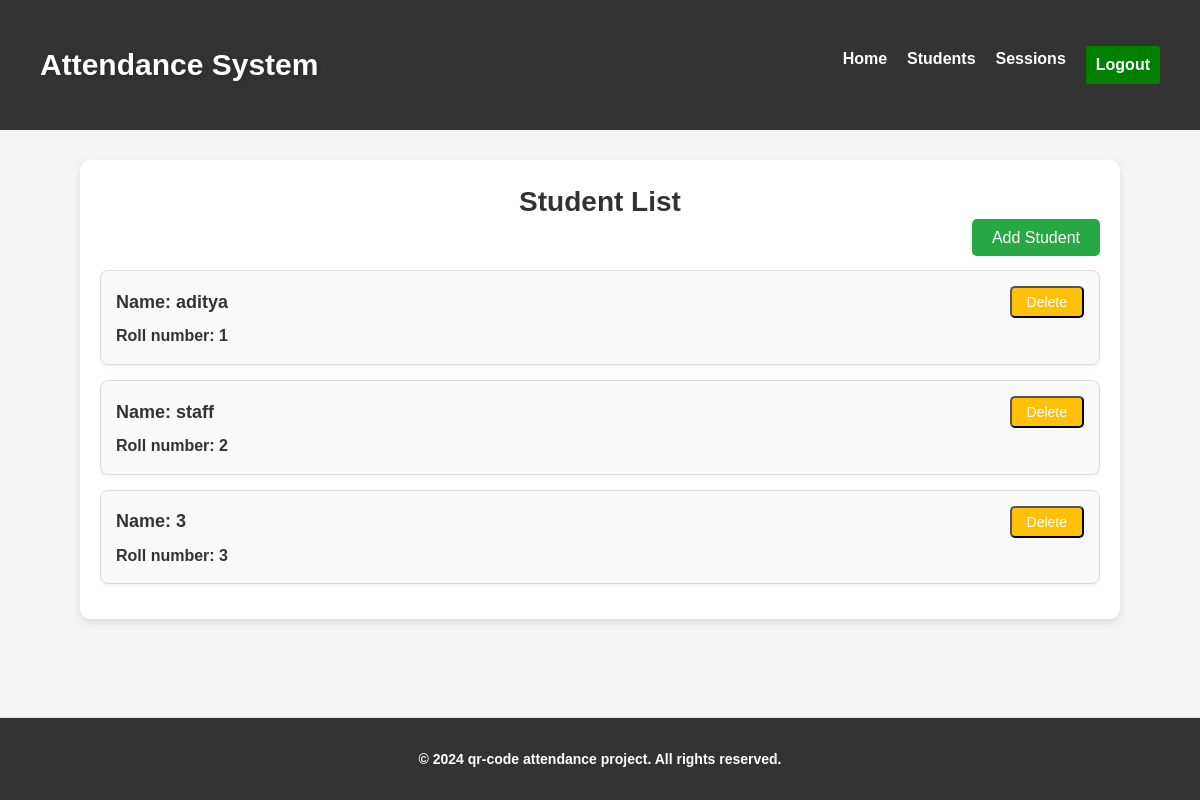
/manage_student/, run on the app's committed database.
### administration/models.py (models this page shows, shortened)
class Student(models.Model):
    name = models.CharField(max_length=100)
    email = models.EmailField(unique=True)
    roll_number = models.CharField(max_length=20, unique=True)
    created_at = models.DateTimeField(auto_now_add=True)
    mac_address=models.CharField(max_length=17,blank=True,null=True)

### administration/views.py (the view)
# urls.py: path('manage_student/', views.manage_student, name='manage_student'),
def manage_student(req):
    student_count = Student.objects.count()
    students = Student.objects.all()
    return render(req,'administration/manage_student.html',{'student_count': student_count,
        'students': students,})

### administration/templates/administration/manage_student.html (shortened to what this page needs)
{% extends "administration/base.html" %}
{% block content %}
    <div class="student-list-container">
        <h2>Student List</h2>
        <div class="student-actions">
            <a href="{% url 'add_student' %}" class="btn btn-primary">Add Student</a>
        </div>
        <div class="student-list">
            {% if students %}
                <ul>
                    {% for student in students %}
                    <li class="student-item">
                        <div class="student-info">
                            <div class="student-name">
                                <strong>Name: {{ student.name}}</strong>
                                <form action="{% url 'delete_student' student.id %}" method="POST" style="display:inline;">
                                    <button type="submit" class="btn btn-edit" onclick="return confirm('Are you sure you want to delete this student?')">Delete</button>
                                </form>
                            </div>
                            <div class="student-attendance">
                               <strong>Roll number: {{ student.roll_number }}</stong>
                            </div>
                        </div>
                    </li>
                    {% endfor %}
                </ul>
            {% else %}
                <p>No students found.</p>
            {% endif %}
        </div>
    </div>
    <footer class="footer">
        <p>&copy; 2024 qr-code attendance project. All rights reserved.</p>
    </footer>
{% endblock %}

### administration/templates/administration/manage_student.html (style rules this page uses)
.footer { background-color: #333; text-align: center; font-size: 14px; color: #fff; border-top: 1px solid #ddd; margin-top: 20px; }
.student-list-container { margin: 30px auto; padding: 20px; max-width: 1000px; background-color: #ffffff; border-radius: 10px; box-shadow: 0 4px 8px rgba(0, 0, 0, 0.1); font-family: 'Arial', sans-serif; }
h2 { font-size: 28px; color: #333; text-align: center; margin-bottom: 20px; }
.student-actions { text-align: right; margin-bottom: 20px; }
.student-actions .btn { padding: 10px 20px; background-color: #28a745; color: white; text-decoration: none; border-radius: 5px; font-size: 16px; }
.student-list ul { list-style: none; padding: 0; margin: 0; }
.student-item { display: flex; align-items: center; background-color: #f9f9f9; padding: 15px; margin-bottom: 15px; border-radius: 8px; box-shadow: 0 2px 4px rgba(0, 0, 0, 0.05); transition: all 0.3s ease; border:1px solid #ddd; }
.student-info { display: flex; flex-direction: column; width: 100%; }
.student-name { font-size: 18px; font-weight: bold; color: #333; display: flex; justify-content: space-between; align-items: center; }
.student-attendance { margin-top: 5px; }
.btn-edit { padding: 6px 15px; background-color: #ffc107; color: white; text-decoration: none; border-radius: 5px; font-size: 14px; }

### administration/templates/administration/base.html (style rules this page uses)
body, h1, h2, h3, p, a { margin: 0; padding: 0; box-sizing: border-box; font-family: 'Arial', sans-serif; }
body { background-color: #f5f5f5; color: #333; line-height: 1.6; }
footer { position: absolute; bottom: 0; width: 100%; background-color: #333; color: white; padding: 30px 0; text-align: center; }

### data on the page
Student: name "aditya", roll_number "1"
Student: name "staff", roll_number "2"
Student: name "3", roll_number "3"
